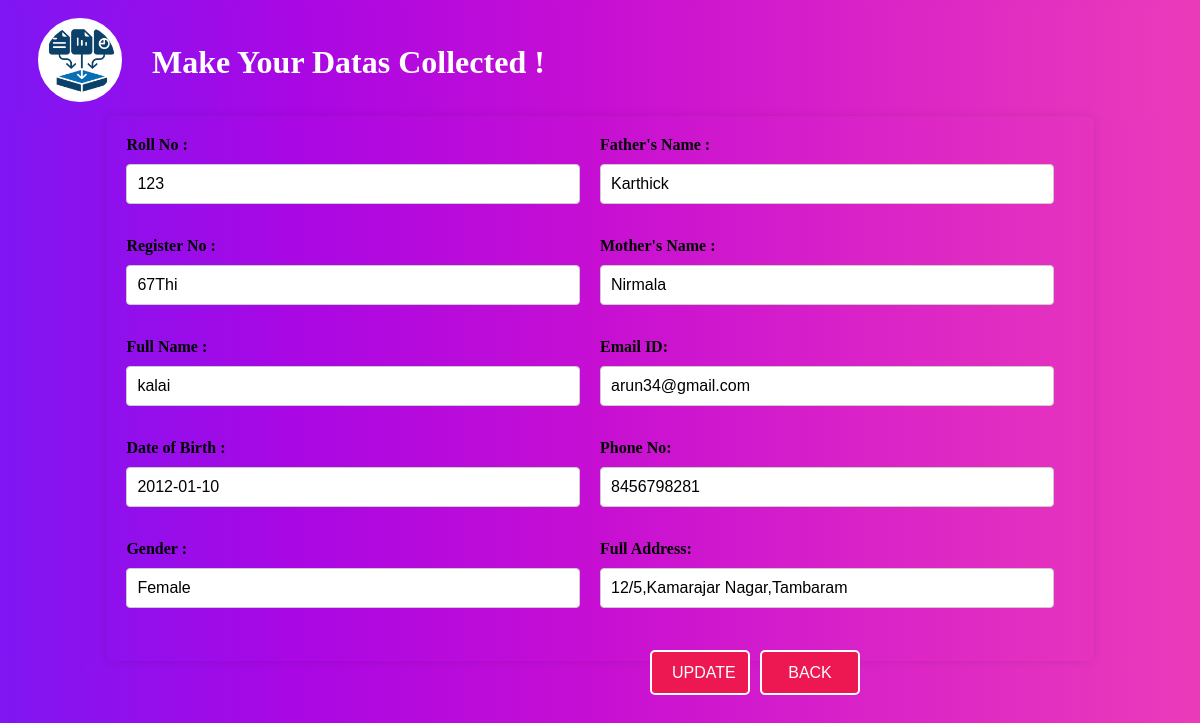
The app's page /updateStud/3 with its own data.
### MyApp/models.py (models this page shows, shortened)
class StudentDetails(models.Model):
    roll_no=models.IntegerField()
    reg_no=models.CharField(max_length=30,null=True)
    full_name=models.CharField(max_length=30)
    birth_date=models.DateField()
    gender=models.CharField(max_length=10)
    father_name=models.CharField(max_length=30)
    mother_name=models.CharField(max_length=30)
    email=models.EmailField(max_length=30)
    phone_no=models.IntegerField()
    address=models.CharField(max_length=100)

### MyApp/views.py (the view, shortened to what this page needs)
# urls.py: path('updateStud/<id>',views.updateStudent,name="updateStud"),
def updateStudent(request,id):
    student = StudentDetails.objects.get(id=id)
    return render(request,'MyApp/updateStudent.html',context={"student":student})

### Template/MyApp/updateStudent.html (shortened to what this page needs)
<!DOCTYPE html>
<html lang="en">
{% extends 'MyApp/common.html' %}
{% block content %}
<head>
        {% load static %}
    <link rel="stylesheet" href="{% static 'MyApp/css/common.css' %}">
    <link rel="stylesheet" href="{% static 'MyApp/css/table.css' %}">
    <link rel="stylesheet" href="{% static 'MyApp/css/updateStudent.css' %}">
</head>
<body>
<form method="post">
    <div class="left-div">
    <label  id="roll" for="rollno">Roll No :</label><input type="number" id="rollno" name="rollno" value="{{student.roll_no}}"><br><br>
    <label  id="reg_no" for="register_no">Register No :</label><input type="text" id="register_no" name="register_no" value="{{student.reg_no}}"><br><br>
    <label  id="fname" for="fullname">Full Name :</label><input type="text" id="fullname" name="fullname" value="{{student.full_name}}"><br><br>
    <label  id="dob" for="birthdate">Date of Birth :</label><input type="text" id="birthdate" name="birthdate" value="{{student.birth_date|date:'Y-m-d'}}"><br><br>
    <label  id="gend" for="gender">Gender :</label><input type="text" id="gender" name="gender" value="{{student.gender}}"><br><br>
    </div>
    <div class="right-click">
    <label  id="father" for="father_name">Father's Name :</label><input type="text" id="father_name" name="father_name" value="{{student.father_name}}"><br><br>
    <label  id="mother" for="mother_name">Mother's Name :</label> <input type="text" id="mother_name" name="mother_name" value="{{student.mother_name}}"><br><br>
    <label  id="emailId" for="email">Email ID:</label><input type="email" id="email" name="email" value="{{student.email}}"><br><br>
    <label  id="phoneno" for="phone">Phone No:</label><input type="number" id="phone" name="phone" value="{{student.phone_no}}"><br><br>
    <label  id="add" for="address">Full Address:</label><input type="text" id="address"  name="address" value="{{student.address}}"></input><br><br>
    </div>
    <div class="buttons">
     <input type="submit" value="UPDATE">
     <button><a href="{% url 'update' %}">BACK</a></button>
    </div>
</form>
</body>
{% endblock %}

### Static/MyApp/css/common.css (style rules this page uses)
body { font-family: "Times New Roman", Georgia, serif; background-image: linear-gradient(to left, #eb3bba, #dc25c6, #c70fd3, #aa07e3, #7f16f3); }

### Static/MyApp/css/updateStudent.css (style rules this page uses)
form { display: flex; justify-content: space-between; margin: 0 auto; width: 80%; padding: 20px; background-color: transparent; border-radius: 8px; box-shadow: 0 0 10px rgba(0, 0, 0, 0.1); }
.left-div, .right-click { width: 48%; display: inline-block; vertical-align: top; margin-right:20px; }
input[type="text"], input[type="number"], input[type="email"] { width: 100%; padding: 10px; margin-bottom: 15px; border: 1px solid #ccc; border-radius: 4px; box-sizing: border-box; font-size: 16px; }
label { display: block; font-weight: bold; margin-bottom: 5px; }
button a { color: white; text-decoration: none; display: block; }
input[type="text"], input[type="number"], input[type="email"] { margin-top: 5px; margin-bottom: 20px; }
input[type="submit"], button { margin-top: 20px; height:45px; width:100px; padding:10px 20px; font-size: 16px; background-color: #ed1851; color: white; border: 2px solid white; border-radius: 5px; cursor: pointer; transition: background-color 0.3s ease; }
.buttons { position:absolute; top:630px; left:650px; display:flex; gap:10px; }
input[type="text"], input[type="number"], input[type="email"] { margin-bottom: 15px; }

### records on screen
StudentDetails: rollno "123", register_no "67Thi", fullname "kalai", birthdate "2012-01-10", gender "Female", father_name "Karthick", mother_name "Nirmala", email "arun34@gmail.com", phone "8456798281", address "12/5,Kamarajar Nagar,Tambaram"
